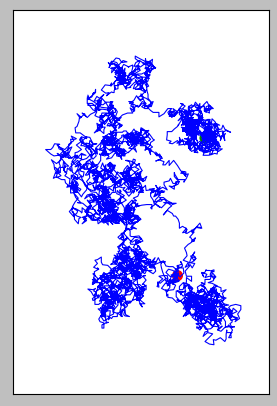

Write the Python code that produced this figure.
import matplotlib.pyplot as plt

from random_walk import RandomWalk

rw = RandomWalk(5_000)
rw.fill_walk()

plt.style.use('classic')
fig, ax = plt.subplots()
point_numbers = range(rw.num_points)
ax.plot(rw.x_values, rw.y_values, linewidth=1)
ax.set_aspect('equal')

ax.scatter(0, 0, c='green', edgecolors='none', s=100)
ax.scatter(rw.x_values[-1], rw.y_values[-1], c='red', edgecolors='none',
        s=100)

ax.get_xaxis().set_visible(False)
ax.get_yaxis().set_visible(False)

plt.show()
